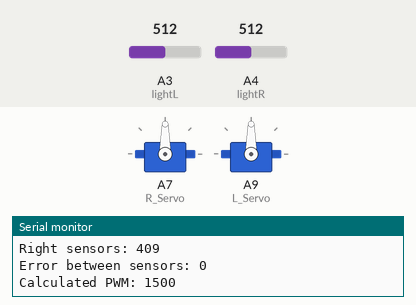
Simulated run of this sketch. Board: Arduino Mega 2560, built with avr-gcc and run on an emulated ATmega2560. Parts: 2 × servo, the last lines printed to the serial monitor. The test bench sets the inputs (shaded band); at power-on: A4 (lightR) = 512, A3 (lightL) = 512.

Above: at 3.2 s.
3.3 s: A4 (lightR) set to 716
At 5.5 s:
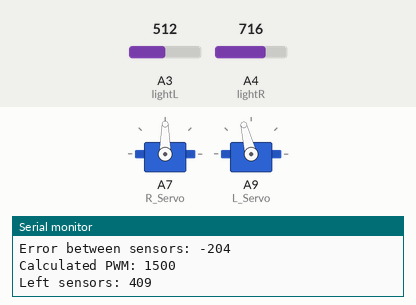
6.3 s: A3 (lightL) set to 1023
At 8.4 s:
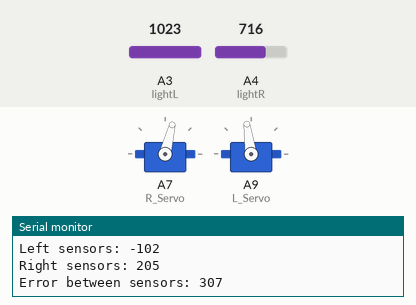
9.3 s: A4 (lightR) set to 0
At 10.6 s:
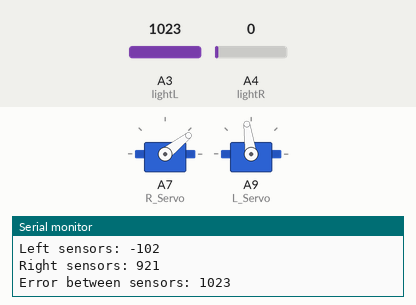
12.3 s: A3 (lightL) set to 901
At 12.55 s:
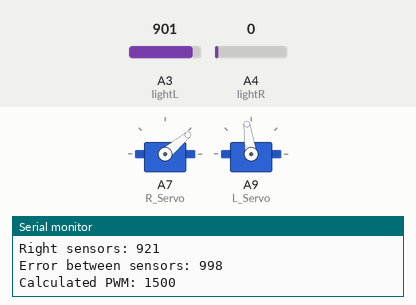
15.3 s: A3 (lightL) set to 716
At 16.8 s:
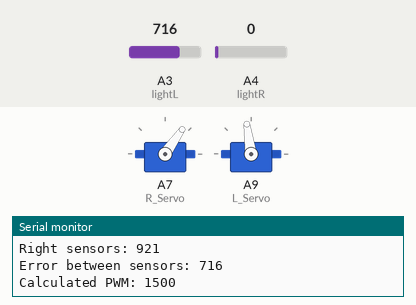
18.3 s: A4 (lightR) set to 900
At 20.0 s:
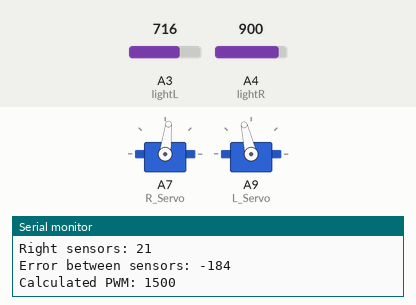
Timing chart, 0 to 21.5 s (numbered marks = the images above; inputs shaded):
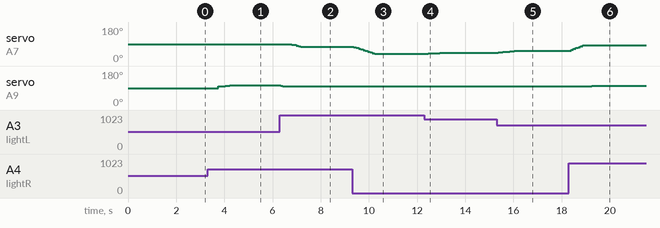

Measured:
- after the input at 3.3 s, servo on A9 (L_Servo): moves from 90° to 104° over 0.48 s, starting after 0.45 s
- after the input at 6.3 s, servo on A7 (R_Servo): moves from 90° to 76° over 0.38 s, starting after 0.50 s; servo on A9 (L_Servo): 104° → 101° at once, → 98° 0.10 s later
- after the input at 9.3 s, servo on A7 (R_Servo): moves from 76° to 38° over 0.86 s, starting after 0.08 s
- after the input at 12.3 s, servo on A7 (R_Servo): moves from 38° to 45° over 0.85 s, starting after 0.07 s
- after the input at 15.3 s, servo on A7 (R_Servo): moves from 45° to 55° over 0.85 s, starting after 0.07 s
- after the input at 18.3 s, servo on A7 (R_Servo): moves from 55° to 83° over 0.47 s, starting after 0.09 s; servo on A9 (L_Servo): 98° → 103° after 0.94 s

The sketch:

lightDriving.ino
```cpp
#include <Servo.h>

// Creating Servo objwcts
Servo L_Servo;  // Servo DC Motor Driver (Designed for RC cars)
Servo R_Servo;  // Servo DC Motor Driver (Designed for RC cars)

const int lightL = A3;  // Analog input pin that the LEFT light pin is connected to
const int lightR = A4; // Analog input pin that the RIGHT light pin is connected to

// values used for tracking
int difference = 0 ; // difference betwen the light sensors
int refError = 0; // tracking a reference 0
int error = refError - difference; // actual error in the system
int Kp = 1;
//boolean run = false;

// defining the global constants
int max_light = 10; // the value it reads when it gets the max light
int min_light = 911; // the value it reads when it gets the min light


// writing code that allows us to smooth the light readings
// variables for smoothing the left light
const int numReadingsL = 10;
int lightReadingsL[numReadingsL];
int readIndexL = 0;
int totalL = 0;
int averageL = 0;
// variables for smoothing the right light
const int numReadingsR = 10;
int lightReadingsR[numReadingsR];
int readIndexR = 0;
int totalR = 0;
int averageR = 0;

// Create variables to hold the receiver signals
int Ch1, Ch2, Ch3, Ch4, Ch5, Ch6;
int CalcHold;        //Variable to temp hold calculations for steering stick corections

// will be used to hold the PWMs sent to motors
int Rwheel;
int Lwheel;

// function to drive the motors
void driveMotors(int error)
{
  //need fancy controller here
  int newError = Kp*error;
  int calculatedPWM = map(newError, -911, 911, 1000, 2000); // calculate the PWM required
  if (abs(error) > 100) {
    if(calculatedPWM > 1500) {
      int temp = 1500-calculatedPWM;
      int temp2 = 1500 + temp;

//      Serial.println("Greater than 1500 loop");
//      Serial.print("CalculatedPWM: ");
//      Serial.println(temp2);

      R_Servo.writeMicroseconds(temp2);
    }

    else if(calculatedPWM < 1500) {
      int temp = 1500-calculatedPWM;
      int temp2 = 1500 + temp;

      L_Servo.writeMicroseconds(temp2);
//      Serial.println("Less than 1500 loop");
//      Serial.print("CalculatedPWM: ");
//      Serial.println(calculatedPWM);

    }
  }

  else {
//    Serial.println("Error is less than 100");
//      if (run == false)
//    {
//    R_Servo.writeMicroseconds(1400);
//    L_Servo.writeMicroseconds(1600);
//    delay(500);
//    run = true;
//    }
  }
}


// the setup routine runs once when you press reset:
void setup() {
  // Attach Speed controller that acts like a servo to the board
  R_Servo.attach(A7); //Pin A7
  L_Servo.attach(A9); //Pin A9

  //Flash the LED on and Off 10x Start
  for (int i = 0; i < 10; i++) {
    digitalWrite(13, HIGH);
    delay(100);
    digitalWrite(13, LOW);
    delay(100);
  }

  // initialize serial communication at 9600 bits per second:
  Serial.begin(9600);

  // initialize all the readings to 0 —LEFT:
  for (int thisReadingL =0; thisReadingL < numReadingsL; thisReadingL++) {
    lightReadingsL[thisReadingL]=0;

  }
  // initialize all the readings to 0 —RIGHT:
  for (int thisReadingR =0; thisReadingR < numReadingsR; thisReadingR++) {
    lightReadingsR[thisReadingR]=0;

  }
}


// the loop routine runs over and over again forever:
void loop() {

  //setting shit to 0
error = 0;
int calculatedPWM = 1500;


  // read the input on analog pin 0:
int lightValueL = analogRead(lightL);  // reading in the left sensor
int lightValueR = analogRead(lightR);  // reading in the right sensor

//mapping the values to a new scale
 lightValueL = map(lightValueL, min_light, max_light, 10, 911);
 lightValueR = map(lightValueR, min_light, max_light, 10, 911);


// Smoothing out the data from the sensors sensor

// subtract the last reading-left
totalL = totalL - lightReadingsL[readIndexL];
// subtract the last reading-right
totalR = totalR - lightReadingsR[readIndexR];


// read from the light sensor-left
lightReadingsL[readIndexL] = lightValueL;
// read from the light sensor-right
lightReadingsR[readIndexR] = lightValueR;


// add the reading to the total-left
totalL = totalL + lightReadingsL[readIndexL];
// add the reading to the total-right
totalR = totalR + lightReadingsR[readIndexR];


// advance to the next position in the array-left
readIndexL = readIndexL + 1;
// advance to the next position in the array-right
readIndexR = readIndexR + 1;


// if at the end of the array, wrap to the beginning
if (readIndexL >= numReadingsL) {
  readIndexL = 0;
}

// if at the end of the array, wrap to the beginning
if (readIndexR >= numReadingsR) {
  readIndexR = 0;
}


// calculate the average:
averageL = totalL/numReadingsL;
// calculate the average:
averageR = totalR/numReadingsR;


// will be positive if R > L, which means right side is closer to light
difference = averageR - averageL;

// will be negative if R>L, which means we want to turn to the right.
error = -(refError - difference);


driveMotors(error);

Serial.print("Left sensors: ");
Serial.println(averageL);
Serial.print("Right sensors: ");
Serial.println(averageR);

Serial.print("Error between sensors: ");
Serial.println(error);
Serial.print("Calculated PWM: ");
Serial.println(calculatedPWM);
Serial.println("");
delay(50);

}


////setup loop that runs once
//void setup() {
//  // initialize serial communication at 9600 bits per second:
//  Serial.begin(9600);
//}


//// the loop routine runs over and over again forever:
//void loop() {
//
//  //read the input on analog pin 0:
// lightValue = analogRead(lightPin);
//
//
// driveServos();
//
//
//  printData();
//
//  delay(50);
//
//}
//
//  //this function will calculate the PWMs based on the light source
// void calculatePWMs() {
//
//
//
// }
//
// void driveServos() {
//
//
//
//
// }
//
//
//// this is a debugging function that will print the data being used
//void printData()
//{
//  Serial.print("Light Sensor Value: ");
//  Serial.println(lightValue);
//  Serial.println("");
//
//
//}
```
